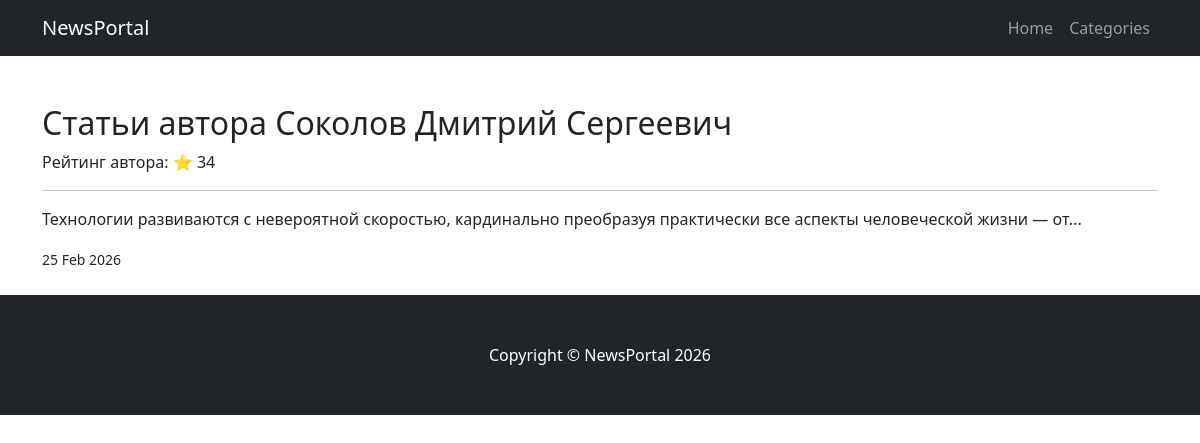
/author/1/, run on an earlier commit of the app's database.
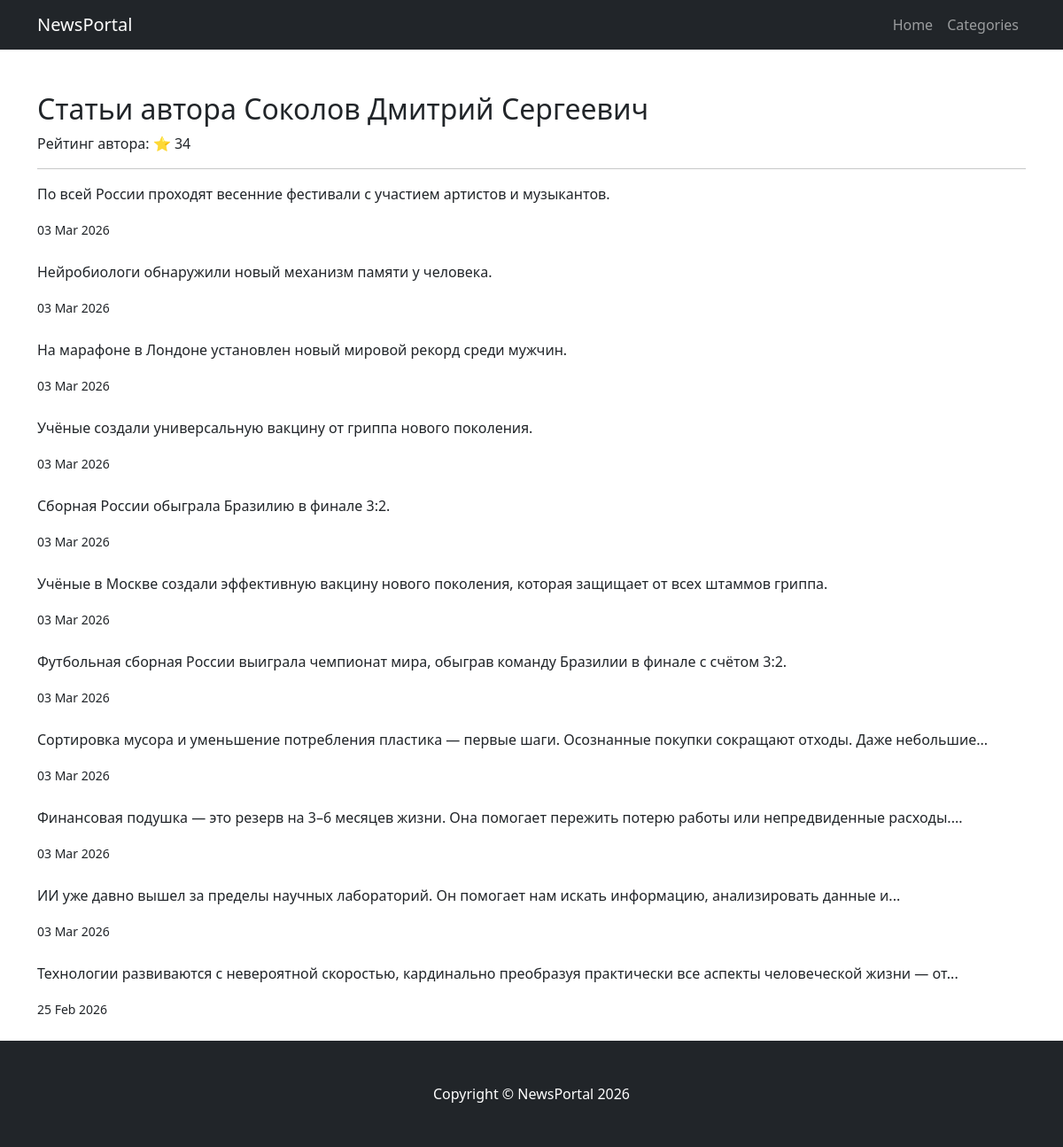
And on a later commit of the database.
### NewsPortal/models.py (models this page shows, shortened)
class Post(models.Model):
    name = models.CharField(max_length=50)
    author = models.ForeignKey(Author, on_delete=models.CASCADE)
    type_post = models.CharField(max_length=20, choices=POST_CHOICES)
    time_create = models.DateTimeField(auto_now_add=True)
    categories = models.ManyToManyField(Categories, through='PostCategories')
    content = models.TextField()
    rating_post = models.IntegerField(default=0)
    def preview(self):
        snippet = self.content[:124]
        if len(self.content) > 124:
            snippet = snippet.rsplit(' ', 1)[0]
            return snippet + '...'
        return snippet

### NewsPortal/views.py (the view)
# urls.py: path('author/<int:pk>/', AuthorDetailView.as_view(), name='author_detail'),
class AuthorDetailView(ListView):
    model = Post
    template_name = 'author_posts.html'
    context_object_name = 'posts'
    def get_queryset(self):
        self.author = Author.objects.get(pk=self.kwargs['pk'])
        return Post.objects.filter(author=self.author).order_by('-time_create')
    def get_context_data(self, **kwargs):
        context = super().get_context_data(**kwargs)
        context['author'] = self.author
        context['categories'] = Categories.objects.all()
        return context

### templates/author_posts.html (shortened to what this page needs)
{% extends 'flatpages/default.html' %}
{% block content %}
<h2>Статьи автора {{ author.user.username }}</h2>
<p>Рейтинг автора: ⭐ {{ author.rating_author }}</p>
<hr>
{% for post in posts %}
    <div class="mb-4">
        <p>{{ post.preview }}</p>
        <small>{{ post.time_create|date:"d M Y" }}</small>
    </div>
{% empty %}
    <p>У автора пока нет статей.</p>
{% endfor %}
{% endblock %}

What changed in the data, as far as the page shows it:
added Post: preview "По всей России проходят весенние фестивали с участием артистов и музыкантов.", time_create "03 Mar 2026"
added Post: preview "Нейробиологи обнаружили новый механизм памяти у человека.", time_create "03 Mar 2026"
added Post: preview "На марафоне в Лондоне установлен новый мировой рекорд среди мужчин.", time_create "03 Mar 2026"
added Post: preview "Учёные создали универсальную вакцину от гриппа нового поколения.", time_create "03 Mar 2026"
added Post: preview "Сборная России обыграла Бразилию в финале 3:2.", time_create "03 Mar 2026"
added Post: preview "Учёные в Москве создали эффективную вакцину нового поколения, которая защищает от всех штаммов гриппа.", time_create "03 Mar 2026"
added Post: preview "Футбольная сборная России выиграла чемпионат мира, обыграв команду Бразилии в финале с счётом 3:2.", time_create "03 Mar 2026"
added Post: preview "Сортировка мусора и уменьшение потребления пластика — первые шаги. Осознанные покупки сокращают отходы. Даже небольшие...", time_create "03 Mar 2026"
added Post: preview "Финансовая подушка — это резерв на 3–6 месяцев жизни. Она помогает пережить потерю работы или непредвиденные расходы....", time_create "03 Mar 2026"
added Post: preview "ИИ уже давно вышел за пределы научных лабораторий. Он помогает нам искать информацию, анализировать данные и...", time_create "03 Mar 2026"
